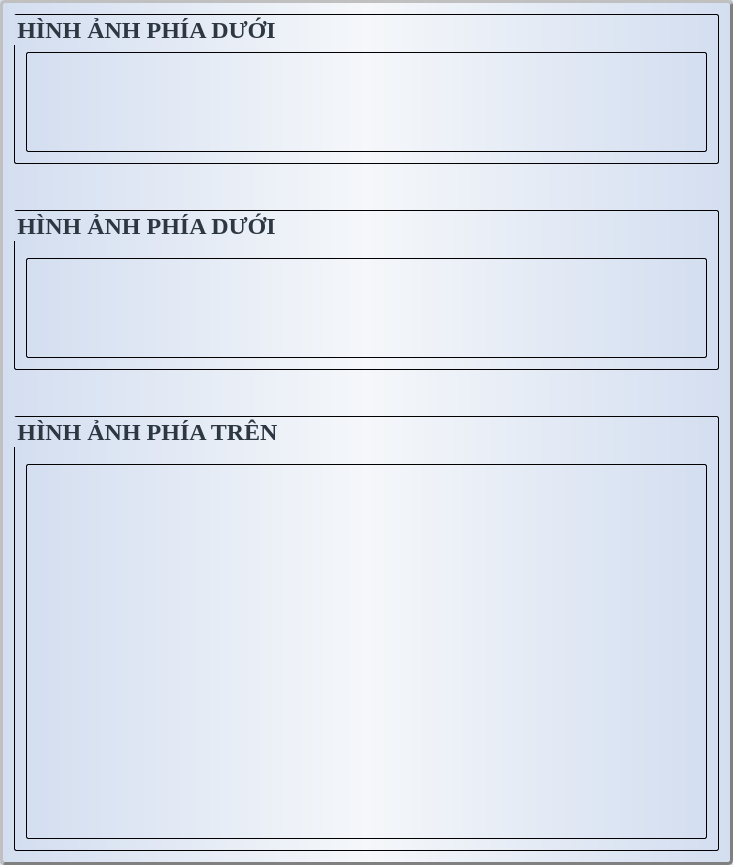
         <widget class="QGroupBox" name="groupBox">
          <property name="minimumSize">
           <size>
            <width>733</width>
            <height>850</height>
           </size>
          </property>
          <property name="maximumSize">
           <size>
            <width>960</width>
            <height>16777215</height>
           </size>
          </property>
          <property name="styleSheet">
           <string notr="true">background-color: qlineargradient(spread:pad, x1:0, y1:0, x2:1, y2:0, stop:0 rgba(211, 222, 240, 255), stop:0.5 rgba(245, 247, 250,255), stop:1 rgba(211, 222, 240, 255));
border-width:3px;
border-radius:5px;
border-color:gray;
border-style:outset;
color: rgb(44, 55, 66);</string>
          </property>
          <property name="title">
           <string/>
          </property>
          <layout class="QVBoxLayout" name="verticalLayout">
           <item>
            <widget class="QGroupBox" name="groupBox_3">
             <property name="sizePolicy">
              <sizepolicy hsizetype="Expanding" vsizetype="Expanding">
               <horstretch>0</horstretch>
               <verstretch>0</verstretch>
              </sizepolicy>
             </property>
             <property name="minimumSize">
              <size>
               <width>700</width>
               <height>150</height>
              </size>
             </property>
             <property name="font">
              <font>
               <family>Times New Roman</family>
               <pointsize>18</pointsize>
               <weight>75</weight>
               <bold>true</bold>
              </font>
             </property>
             <property name="autoFillBackground">
              <bool>false</bool>
             </property>
             <property name="styleSheet">
              <string notr="true">border-width:1px;
border-radius:2px;
border-color:black;
border-style:outset;</string>
             </property>
             <property name="title">
              <string>HÌNH ẢNH PHÍA DƯỚI</string>
             </property>
             <property name="flat">
              <bool>false</bool>
             </property>
             <property name="checkable">
              <bool>false</bool>
             </property>
             <layout class="QVBoxLayout" name="verticalLayout_2">
              <item>
               <spacer name="verticalSpacer_3">
                <property name="orientation">
                 <enum>Qt::Vertical</enum>
                </property>
                <property name="sizeHint" stdset="0">
                 <size>
                  <width>20</width>
                  <height>26</height>
                 </size>
                </property>
               </spacer>
              </item>
              <item>
               <widget class="QLabel" name="imageSide_3">
                <property name="sizePolicy">
                 <sizepolicy hsizetype="Expanding" vsizetype="Expanding">
                  <horstretch>0</horstretch>
                  <verstretch>0</verstretch>
                 </sizepolicy>
                </property>
                <property name="minimumSize">
                 <size>
                  <width>640</width>
                  <height>100</height>
                 </size>
                </property>
                <property name="styleSheet">
                 <string notr="true"/>
                </property>
                <property name="text">
                 <string/>
                </property>
               </widget>
              </item>
             </layout>
            </widget>
           </item>
           <item>
            <spacer name="verticalSpacer">
             <property name="orientation">
              <enum>Qt::Vertical</enum>
             </property>
             <property name="sizeHint" stdset="0">
              <size>
               <width>20</width>
               <height>40</height>
              </size>
             </property>
            </spacer>
           </item>
           <item>
            <widget class="QGroupBox" name="groupBox_4">
             <property name="sizePolicy">
              <sizepolicy hsizetype="Expanding" vsizetype="Expanding">
               <horstretch>0</horstretch>
               <verstretch>0</verstretch>
              </sizepolicy>
             </property>
             <property name="minimumSize">
              <size>
               <width>700</width>
               <height>150</height>
              </size>
             </property>
             <property name="font">
              <font>
               <family>Times New Roman</family>
               <pointsize>18</pointsize>
               <weight>75</weight>
               <bold>true</bold>
              </font>
             </property>
             <property name="autoFillBackground">
              <bool>false</bool>
             </property>
             <property name="styleSheet">
              <string notr="true">border-width:1px;
border-radius:2px;
border-color:black;
border-style:outset;</string>
             </property>
             <property name="title">
              <string>HÌNH ẢNH PHÍA DƯỚI</string>
             </property>
             <property name="checkable">
              <bool>false</bool>
             </property>
             <layout class="QVBoxLayout" name="verticalLayout_3">
              <item>
               <spacer name="verticalSpacer_4">
                <property name="orientation">
                 <enum>Qt::Vertical</enum>
                </property>
                <property name="sizeHint" stdset="0">
                 <size>
                  <width>20</width>
                  <height>36</height>
                 </size>
                </property>
               </spacer>
              </item>
              <item>
               <widget class="QLabel" name="imageSide_4">
                <property name="minimumSize">
                 <size>
                  <width>640</width>
                  <height>100</height>
                 </size>
                </property>
                <property name="text">
                 <string/>
                </property>
               </widget>
              </item>
             </layout>
            </widget>
           </item>
           <item>
            <spacer name="verticalSpacer_2">
             <property name="orientation">
              <enum>Qt::Vertical</enum>
             </property>
             <property name="sizeHint" stdset="0">
              <size>
               <width>20</width>
               <height>40</height>
              </size>
             </property>
            </spacer>
           </item>
           <item>
            <widget class="QGroupBox" name="groupBox_5">
             <property name="sizePolicy">
              <sizepolicy hsizetype="Expanding" vsizetype="Expanding">
               <horstretch>0</horstretch>
               <verstretch>0</verstretch>
              </sizepolicy>
             </property>
             <property name="minimumSize">
              <size>
               <width>700</width>
               <height>425</height>
              </size>
             </property>
             <property name="font">
              <font>
               <family>Times New Roman</family>
               <pointsize>18</pointsize>
               <weight>75</weight>
               <bold>true</bold>
              </font>
             </property>
             <property name="autoFillBackground">
              <bool>false</bool>
             </property>
             <property name="styleSheet">
              <string notr="true">border-width:1px;
border-radius:2px;
border-color:black;
border-style:outset;</string>
             </property>
             <property name="title">
              <string>HÌNH ẢNH PHÍA TRÊN</string>
             </property>
             <layout class="QVBoxLayout" name="verticalLayout_4">
              <item>
               <spacer name="verticalSpacer_5">
                <property name="orientation">
                 <enum>Qt::Vertical</enum>
                </property>
                <property name="sizeHint" stdset="0">
                 <size>
                  <width>20</width>
                  <height>36</height>
                 </size>
                </property>
               </spacer>
              </item>
              <item>
               <widget class="QLabel" name="imageTop_3">
                <property name="minimumSize">
                 <size>
                  <width>640</width>
                  <height>375</height>
                 </size>
                </property>
                <property name="text">
                 <string/>
                </property>
               </widget>
              </item>
             </layout>
            </widget>
           </item>
          </layout>
         </widget>
